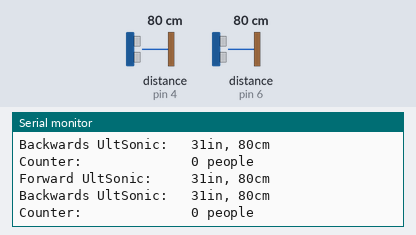
Simulated run of this sketch. Board: Arduino Uno, built with avr-gcc and run on an emulated ATmega328P. On the bench: the last lines printed to the serial monitor. Wiring (inferred from the names in the program): 2 × ultrasonic range finder: trigger pin 5, echo pin 4 / trigger pin 7, echo pin 6. Inputs (shaded band) come from the test bench; at power-on: distance to the obstacle (sensors on pin 4, pin 6) 80 cm. The echo pulse lasts 58.3 µs per cm.

Above: at 2.8 s.
2.9 s: distance to the obstacle (sensor on pin 4) set to 2 cm
At 4.5 s:
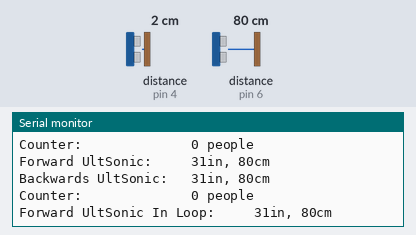
6.6 s: distance to the obstacle (sensor on pin 6) set to 2 cm
At 9.0 s:
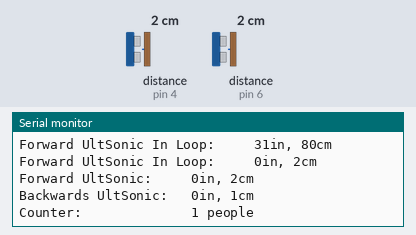
9.3 s: distance to the obstacle (sensor on pin 4) set to 4 cm
At 10.8 s:
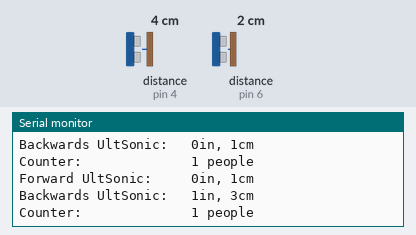
12.0 s: distance to the obstacle (sensor on pin 6) set to 4 cm
At 13.6 s:
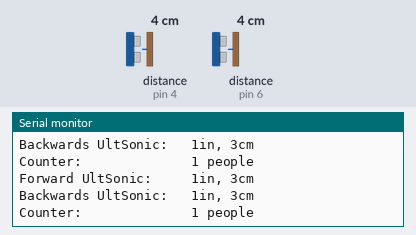
Timing chart, 0 to 15.1 s (numbered marks = the images above; inputs shaded):
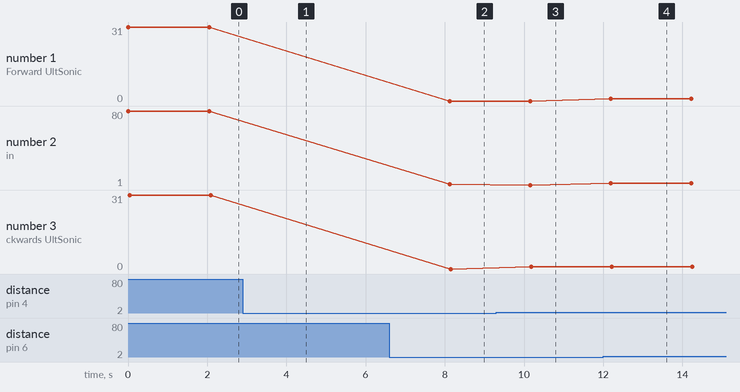

Measured:
- after the input at 2.9 s, the serial monitor: prints a new line after 1.2 s (image 1)
- after the input at 6.6 s, the serial monitor: prints a new line after 0.52 s (image 2)
- after the input at 9.3 s, the serial monitor: prints a new line after 0.89 s (image 3)
- after the input at 12.0 s, the serial monitor: prints a new line after 0.19 s (image 4)
- plotted number 1: 31 → 0 after the input at 6.6 s
- plotted number 2: 80 → 2 after the input at 6.6 s
- plotted number 3: 31 → 0 after the input at 6.6 s

The sketch:

UltrasonicCounter_to_Pi.ino
```cpp
const int pingPin = 7; // Trigger Pin of Ultrasonic Sensor
const int echoPin = 6; // Echo Pin of Ultrasonic Sensor

const int pingPin2 = 5; // Trigger Pin of Ultrasonic Sensor
const int echoPin2 = 4; // Echo Pin of Ultrasonic Sensor

long duration;

long prev_cm = 0, prev_cm2 = 0;

int counter = 0;

char inChar;  // character we will use for messages from the RPi

void setup()
{
   Serial.begin(9600);
   pinMode(pingPin, OUTPUT);
   pinMode(echoPin, INPUT);

   pinMode(pingPin2, OUTPUT);
   pinMode(echoPin2, INPUT);

}

void loop()
{
//   if(Serial.available())
//   {
//     inChar = (char)Serial.read();
//     Serial.print(inChar);
//   }
//
//   // if we get a 'H', turn the LED on, else turn it off
//   if(inChar == 'H')
//   {
//     void getDHT();
//   }
//   else if (inChar == 'L')
//   {
//     long inches, cm, inches2, cm2;
//
//     get_batsignal(pingPin, echoPin);
//     inches = microsecondsToInches(duration);
//     cm = microsecondsToCentimeters(duration);
//
//     get_batsignal(pingPin2, echoPin2);
//     inches2 = microsecondsToInches(duration);
//     cm2 = microsecondsToCentimeters(duration);
//
//
//     if (cm < prev_cm - 20)
//     {
//     while(!(cm2 < prev_cm2 - 20))
//     {
//       get_batsignal(pingPin, echoPin);
//       inches = microsecondsToInches(duration);
//       cm = microsecondsToCentimeters(duration);
//
//       get_batsignal(pingPin2, echoPin2);
//       inches2 = microsecondsToInches(duration);
//       cm2 = microsecondsToCentimeters(duration);
//
////      prev_cm = cm;
////      prev_cm2 = cm2;
//     }
//     if(cm2 < prev_cm2 - 20)
//     {
//       counter = counter - 1;
//     }
//     }
//
//     if (cm2 < prev_cm2 - 20)
//     {
//      while(!(cm < prev_cm - 20))
//     {
//       get_batsignal(pingPin, echoPin);
//       inches = microsecondsToInches(duration);
//       cm = microsecondsToCentimeters(duration);
//
//       get_batsignal(pingPin2, echoPin2);
//       inches2 = microsecondsToInches(duration);
//       cm2 = microsecondsToCentimeters(duration);
//
////      prev_cm = cm;
////      prev_cm2 = cm2;
//     }
//     if(cm < prev_cm - 20)
//     {
//       counter = counter + 1;
//     }
//     }
//
//     prev_cm = cm;
//     prev_cm2 = cm2;
//
//     Serial.print("Forward UltSonic:     ");
//     Serial.print(inches);
//     Serial.print("in, ");
//     Serial.print(cm);
//     Serial.print("cm");
//     Serial.println();
//
//     Serial.print("Backwards UltSonic:   ");
//     Serial.print(inches2);
//     Serial.print("in, ");
//     Serial.print(cm2);
//     Serial.print("cm");
//     Serial.println();
//
//     Serial.print("Counter:              ");
//     Serial.print(counter);
//     Serial.print(" people");
//     Serial.println();
//     delay(1000);
//   }
   long inches, cm, inches2, cm2;

   get_batsignal(pingPin, echoPin);
   inches = microsecondsToInches(duration);
   cm = microsecondsToCentimeters(duration);


   get_batsignal(pingPin2, echoPin2);
   inches2 = microsecondsToInches(duration);
   cm2 = microsecondsToCentimeters(duration);


   if (cm < prev_cm - 20)
   {
        while(!(cm2 < (prev_cm2 - 20)))
        {


              Serial.print("Previous measure before: ");
              Serial.println(prev_cm2);


              get_batsignal(pingPin2, echoPin2);
              inches2 = microsecondsToInches(duration);
              cm2 = microsecondsToCentimeters(duration);

              Serial.print("Backwards UltSonic In Loop:   ");
              Serial.print(inches2);
              Serial.print("in, ");
              Serial.print(cm2);
              Serial.print("cm");
              Serial.println();
              delay(1000);

              Serial.print("Previous measure after: ");
              Serial.println(prev_cm2);
        }

        Serial.println("Exited the While LOOOOOP");

        counter = counter - 1;

  }
  else if (cm2 < prev_cm2 - 20)
  {
     while(!(cm < prev_cm - 20))
     {
       get_batsignal(pingPin, echoPin);
       inches = microsecondsToInches(duration);
       cm = microsecondsToCentimeters(duration);

       Serial.print("Forward UltSonic In Loop:     ");
       Serial.print(inches);
       Serial.print("in, ");
       Serial.print(cm);
       Serial.print("cm");
       Serial.println();
       delay(1000);


     }
     counter = counter + 1;

   }

   prev_cm = cm;
   prev_cm2 = cm2;


   Serial.print("Forward UltSonic:     ");
   Serial.print(inches);
   Serial.print("in, ");
   Serial.print(cm);
   Serial.print("cm");
   Serial.println();

   Serial.print("Backwards UltSonic:   ");
   Serial.print(inches2);
   Serial.print("in, ");
   Serial.print(cm2);
   Serial.print("cm");
   Serial.println();

   Serial.print("Counter:              ");
   Serial.print(counter);
   Serial.print(" people");
   Serial.println();
   delay(2000);
}

long microsecondsToInches(long microseconds)
{
   return microseconds / 74 / 2;
}

long microsecondsToCentimeters(long microseconds)
{
   return microseconds / 29 / 2;
}


void get_batsignal(int trigPin, int echoPin)
{
   digitalWrite(trigPin, LOW);
   delayMicroseconds(2);
   digitalWrite(trigPin, HIGH);
   delayMicroseconds(10);
   digitalWrite(trigPin, LOW);
   pinMode(echoPin, INPUT);
   duration = pulseIn(echoPin, HIGH);
}
```
